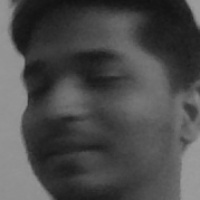
#> input picture dataset/1.jpg, 200 x 200 px, found by its file name
$ python detection.py
#> lines starting #> are read from the running program, lines starting #| are printed output that depends on the picture; after the words box and inside, x2 and y2 are one past the last pixel; in counts of white or black regions, pixels touching at a corner belong together
import cv2
import numpy as np
from os import listdir
from os.path import isfile, join

data_path ='F:/3rd sem/FaceRecognition/dataset/'
onlyfiles = [f for f in listdir(data_path) if isfile(join(data_path,f))]

Training_Data, Labels = [], []

for i, files in enumerate(onlyfiles):
    image_path = data_path + onlyfiles[i]
    images = cv2.imread(image_path, cv2.IMREAD_GRAYSCALE)
#> images is the input picture: shape (200, 200); min 17, max 156, mean 75
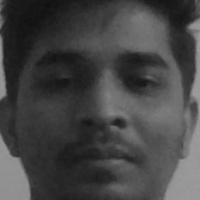
#> input picture dataset/12.jpg, 200 x 200 px, given in place of the camera
#> further down, frame is the input picture: shape (200, 200, 3); min 15, max 157, mean 69
    Training_Data.append(np.asarray(images, dtype=np.uint8))
    Labels.append(i)

Labels = np.asarray(Labels, dtype=np.int32)

model = cv2.face.LBPHFaceRecognizer_create()

model.train(np.asarray(Training_Data), np.asarray(Labels))

print("Dataset Model Training Complete!!!!!")

face_classifier = cv2.CascadeClassifier('C:/Python310/Lib/site-packages/cv2/data/haarcascade_frontalface_default.xml')

def face_detector(img, size = 0.5):
#> called with size = 0.5
    gray = cv2.cvtColor(img, cv2.COLOR_BGR2GRAY)
    faces = face_classifier.detectMultiScale(gray,1.3,5)
#> faces = [[13, 9, 181, 181]]

    if faces is():
        return img,[]

    for(x,y,w,h) in faces:
        cv2.rectangle(img, (x,y),(x+w,y+h),(0,255,0),2)
        roi = img[y:y+h, x:x+w]
        roi = cv2.resize(roi, (200,200))
#> this loop made 1 pass
#> pass 1, in face_detector, `roi = img[y:y+h, x:x+w]`:
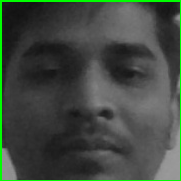
#> roi: shape (181, 181, 3); mean B, G, R 64.6, 73, 64.6
#> after the loop:
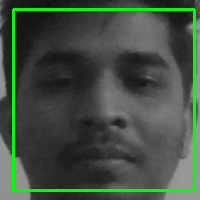
#> img: shape (200, 200, 3); 5.42% of pixels changed, all inside (x1, y1, x2, y2) = (12, 8, 196, 192)

    return img,roi

cap = cv2.VideoCapture(0)
while True:

    ret, frame = cap.read()

    image, face = face_detector(frame)

    try:
        face = cv2.cvtColor(face, cv2.COLOR_BGR2GRAY)
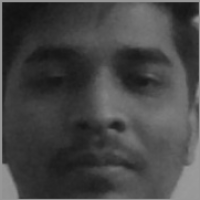
#> face: shape (200, 200); min 17, max 154, mean 69.4
        result = model.predict(face)
#> result = (3, 29.58)

        if result[1] < 500:
            confidence = int(100*(1-(result[1])/300))
#> confidence = 90


        if confidence > 82:
            cv2.putText(image, "niten", (250, 450), cv2.FONT_HERSHEY_COMPLEX, 1, (255, 255, 255), 2)
            cv2.imshow('Face Cropper', image)

        else:
            cv2.putText(image, "Unknown", (250, 450), cv2.FONT_HERSHEY_COMPLEX, 1, (0, 0, 255), 2)
            cv2.imshow('Face Cropper', image)


    except:
        cv2.putText(image, "Face Not Found", (250, 450), cv2.FONT_HERSHEY_COMPLEX, 1, (255, 0, 0), 2)
        cv2.imshow('Face Cropper', image)
        pass

    if cv2.waitKey(1)==13:
#> (key Esc is pressed here)
        break


cap.release()
cv2.destroyAllWindows()
